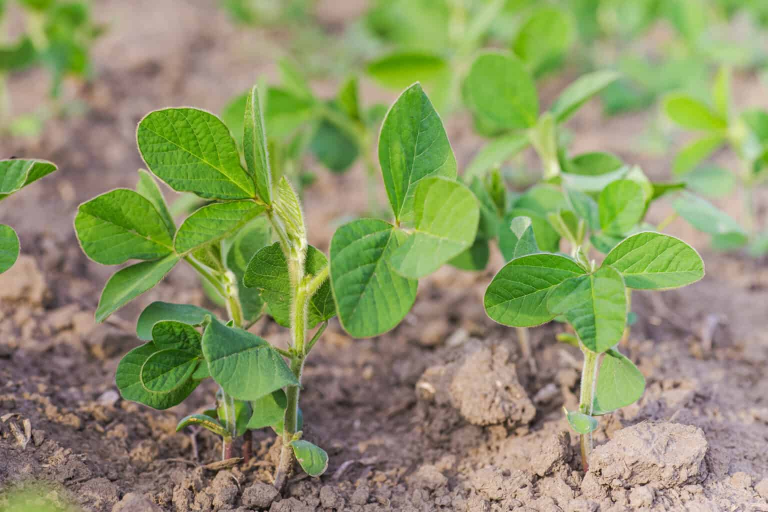
#> input picture openCV_examples/test_image/for_rec.jpg, 1536 x 1024 px (shown at 1/2 size)
$ python image_filter.py
#> lines starting #> are read from the running program, lines starting #| are printed output that depends on the picture; after the words box and inside, x2 and y2 are one past the last pixel; in counts of white or black regions, pixels touching at a corner belong together
import cv2
import numpy as np
"""
자동 객체 인식을 위한 기초 전처리
"""


# 색범위 필터링
def color_filter(img, lower, upper):
    """
    색상 필터링
    참고) 필터링할 색 범위 지정(hsv system)에 대하여
    hsv 색공간은 h -> theta(θ), s -> r, v -> z 인 원주좌표계로 생각할 수 있다.
    그러나 opencv 에서 색상(h) 범위는 0~179, 채도(s) 범위 0 ~ 255, 명암(v) 범위 0 ~ 255 이므로
    원주좌표계 상에 표현된 hsv 값을 opencv의 스케일에 맞게 변환하여야 한다.

    Args:
        img: 처리 전 이미지, 3차원 numpy ndarray 객체
        lower: hsv 색공간에서 하한선, 길이가 3인 numpy array 객체
        upper: hsv 색공간에서 상한선, 길이가 3인 numpy array 객체

    returns:
        지정 범위의 색을 제외한것을 False, 지정 범위의 색을 포함한것을 True로 하는 binary 이미지,
        2차원 numpy ndarray 객체
    """
    mask = cv2.inRange(img, lower, upper)
    result = cv2.bitwise_and(img, img, mask=mask)
    # mask_inverse = cv2.bitwise_not(mask)
    # result_inverse = cv2.bitwise_and(img_grass, img_grass, mask=mask_inverse)
    return mask

# 경계선 감지
def boundary(img):
    """
    이미지의 경계선을 감지. 블러 처리 후 Canny edge filter 사용

    Args:
        img: 경계선을 감지할 이미지, cv2 img 객체

    returns:
        경계선을 True로 하는 binary 이미지, 2차원 numpy ndarray 객체
   """
    blur = cv2.GaussianBlur(img, ksize=(3, 3), sigmaX=50)
    result = cv2.Canny(blur, 100, 200)
    return result

# 객체 탐지(레이블링)
# [94 lines left out: functions labeling, point_clustering, label_clustering, not called in this run]

def plant_boundary(image_path):
    """
    식물의 경계를 검출하는 함수

    Args:
        image_path: 분석 대상 이미지의 경로, str 객체

    returns:
        식물의 경계를 검출한 binary 이미지, 2차원 numpy ndarray
    """
#> called with image_path = './test_image/for_rec.jpg'
    image_bgr = cv2.imread(image_path)
#> image_bgr is the input picture: shape (1024, 1536, 3); mean B, G, R 104.4, 149.6, 141.2
    image_hsv = cv2.cvtColor(image_bgr, cv2.COLOR_BGR2HSV)
#> image_hsv: shape (1024, 1536, 3); mean H, S, V 46.2, 90.7, 160.2
    image_gray = cv2.cvtColor(image_bgr, cv2.COLOR_BGR2GRAY)

    # 색 범위 변수, 노랑~파랑의 범위 내에서 적절히 조정하였음
    lower1 = np.array([26, 70, 70])
    upper1 = np.array([83, 250, 250])

    # CLAHE
    # 히스토그램 균일화
    clahe = cv2.createCLAHE(clipLimit=2.0, tileGridSize=(8, 8))
    clahe_image = clahe.apply(image_gray)

    # 경계검출, 색상 검출
    boundary_canny = boundary(clahe_image)
#> in boundary, `result = cv2.Canny(blur, 100, 200)`:
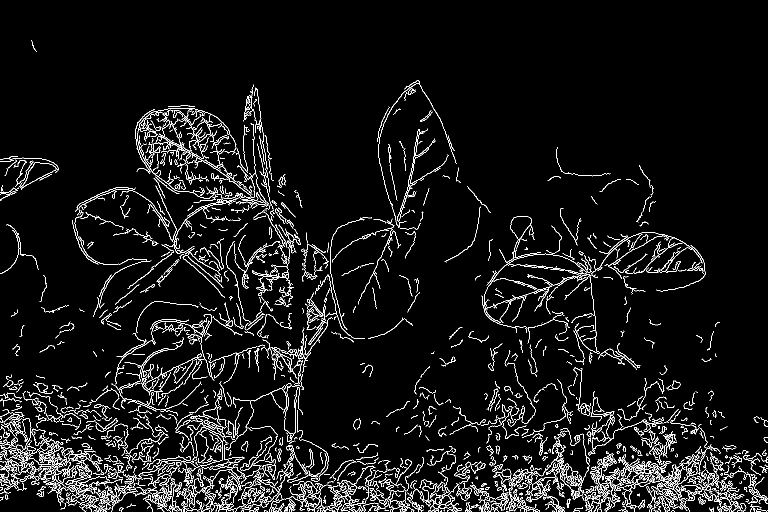
#> result: shape (1024, 1536) (shown at 1/2 size); 5.5% white in thin lines or dots
    color_mask = color_filter(image_hsv, lower1, upper1)
#> in color_filter, `mask = cv2.inRange(img, lower, upper)`:
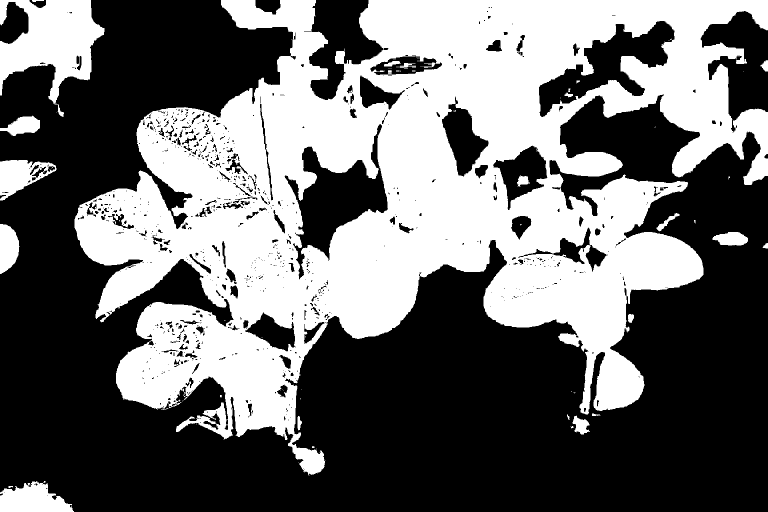
#> mask: shape (1024, 1536) (shown at 1/2 size); 42.1% white; 108 white regions (83 under 20 px), largest, box (x1, y1, x2, y2) and area: (149, 0, 1536, 951) 617181, (0, 0, 209, 234) 24631, (0, 962, 148, 1024) 6203
#> in color_filter, `result = cv2.bitwise_and(img, img, mask=mask)`: result: shape (1024, 1536, 3); mean H, S, V 18.6, 59.6, 69.3

    # 이진화된 영상에 and 연산 수행
    combined_mask = cv2.bitwise_and(boundary_canny, color_mask)
#> combined_mask: shape (1024, 1536); 2.1% white in thin lines or dots, all inside (x1, y1, x2, y2) = (0, 80, 1407, 1019)

    # 모폴로지 연산: 그래디언트
    morph_gradient = cv2.morphologyEx(combined_mask, cv2.MORPH_GRADIENT, None)
#> morph_gradient: shape (1024, 1536); 6.8% white; 192 white regions (33 under 20 px), largest, box (x1, y1, x2, y2) and area: (148, 175, 602, 656) 39107, (967, 431, 1408, 708) 15156, (238, 605, 616, 818) 14386

    return morph_gradient


def main():
    boundary_img1 = plant_boundary("./test_image/for_rec.jpg")
    boundary_img2 = plant_boundary("./test_image/se1.png")
#> call 2 of plant_boundary, with image_path = './test_image/se1.png'
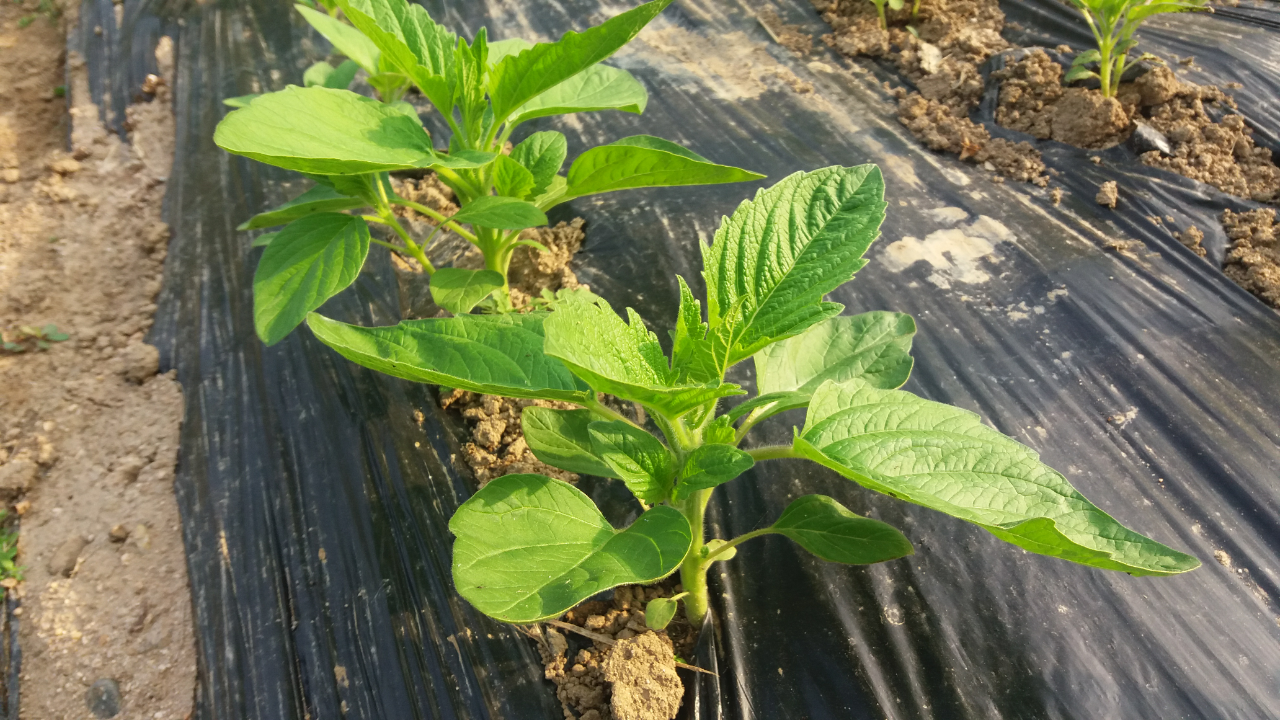
#> input picture openCV_examples/test_image/se1.png, 1280 x 720 px
#> in plant_boundary, image_bgr is the input picture: shape (720, 1280, 3); mean B, G, R 81.5, 120.9, 115.5
#> in plant_boundary (call 2), `image_hsv = cv2.cvtColor(image_bgr, cv2.COLOR_BGR2HSV)`: image_hsv: shape (720, 1280, 3); mean H, S, V 43.6, 84.9, 127.6
#> in plant_boundary (call 2), `clahe_image = clahe.apply(image_gray)`:
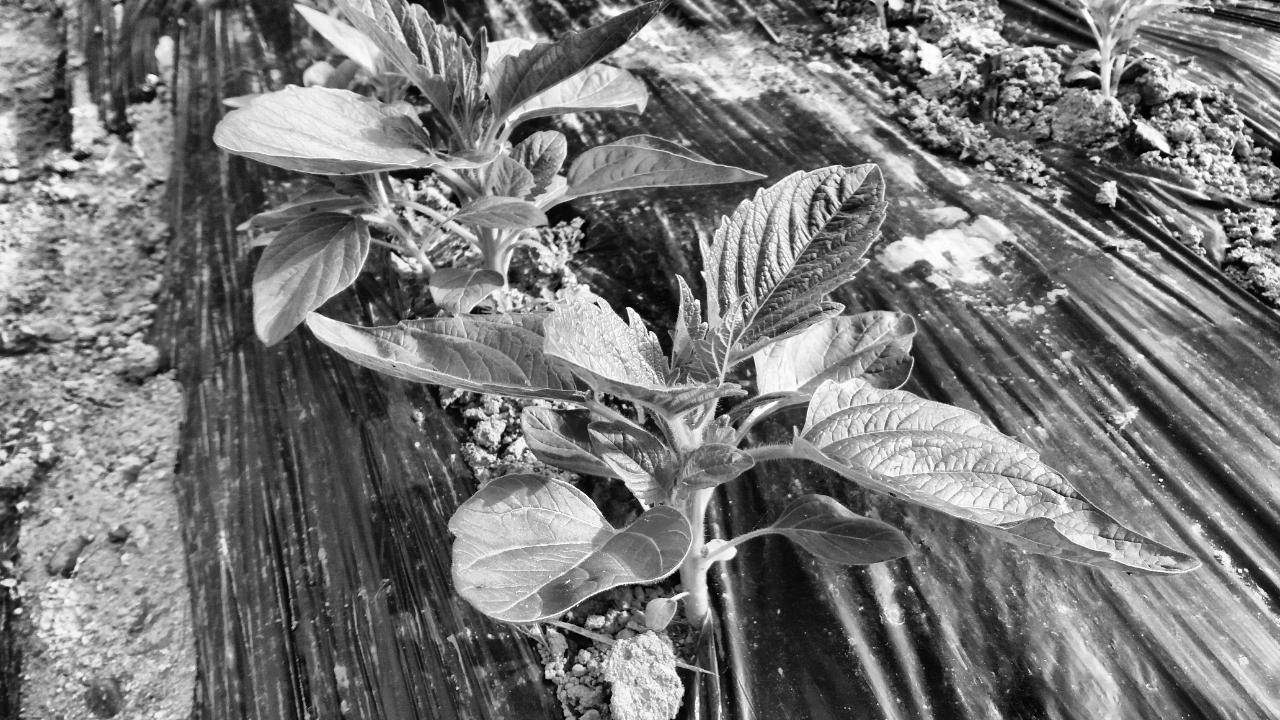
#> clahe_image: shape (720, 1280); min 1, max 255, mean 119.9
#> in boundary (call 2), `result = cv2.Canny(blur, 100, 200)`:
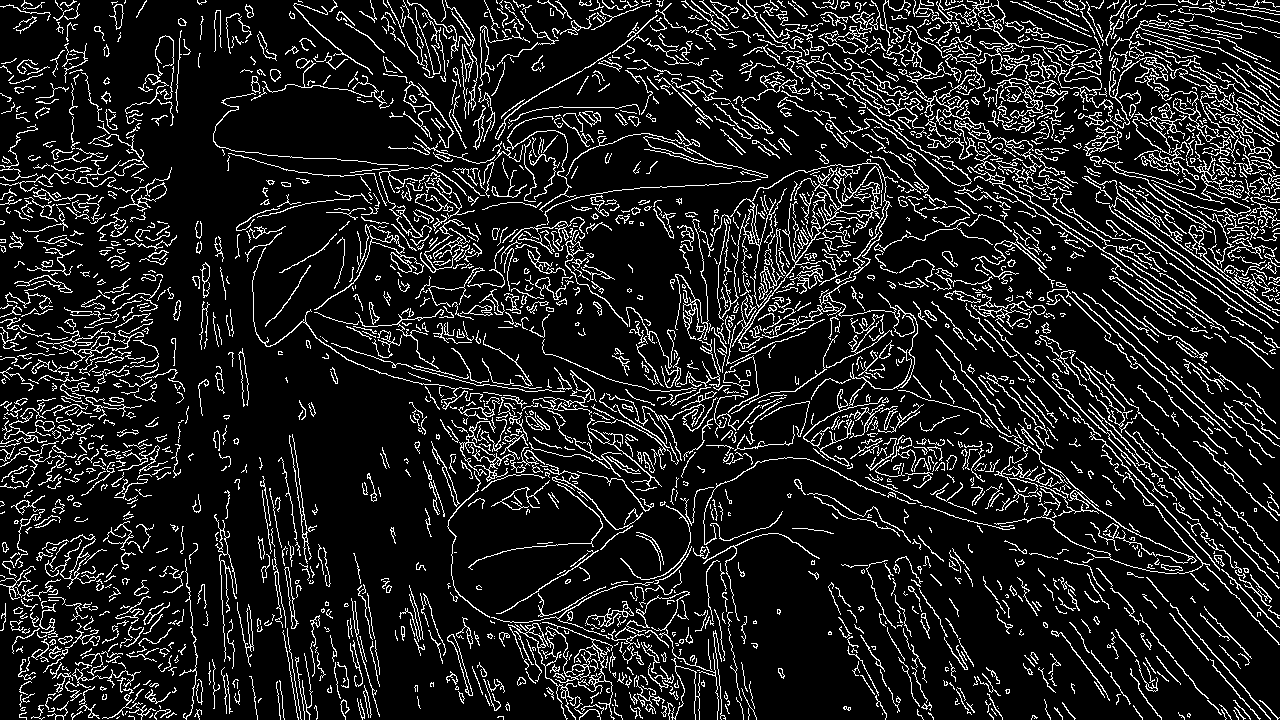
#> result: shape (720, 1280); 12.4% white in thin lines or dots
#> in color_filter (call 2), `mask = cv2.inRange(img, lower, upper)`: mask: shape (720, 1280); 25.3% white; 532 white regions (494 under 20 px), largest, box (x1, y1, x2, y2) and area: (210, 0, 1201, 630) 223391, (1064, 0, 1208, 97) 4696, (0, 527, 28, 581) 889
#> in color_filter (call 2), `result = cv2.bitwise_and(img, img, mask=mask)`: result: shape (720, 1280, 3); mean H, S, V 10.2, 40.7, 42.7
#> in plant_boundary (call 2), `combined_mask = cv2.bitwise_and(boundary_canny, color_mask)`: combined_mask: shape (720, 1280); 3.3% white in thin lines or dots
#> in plant_boundary (call 2), `morph_gradient = cv2.morphologyEx(combined_mask, cv2.MORPH_GRADIENT, N..`:
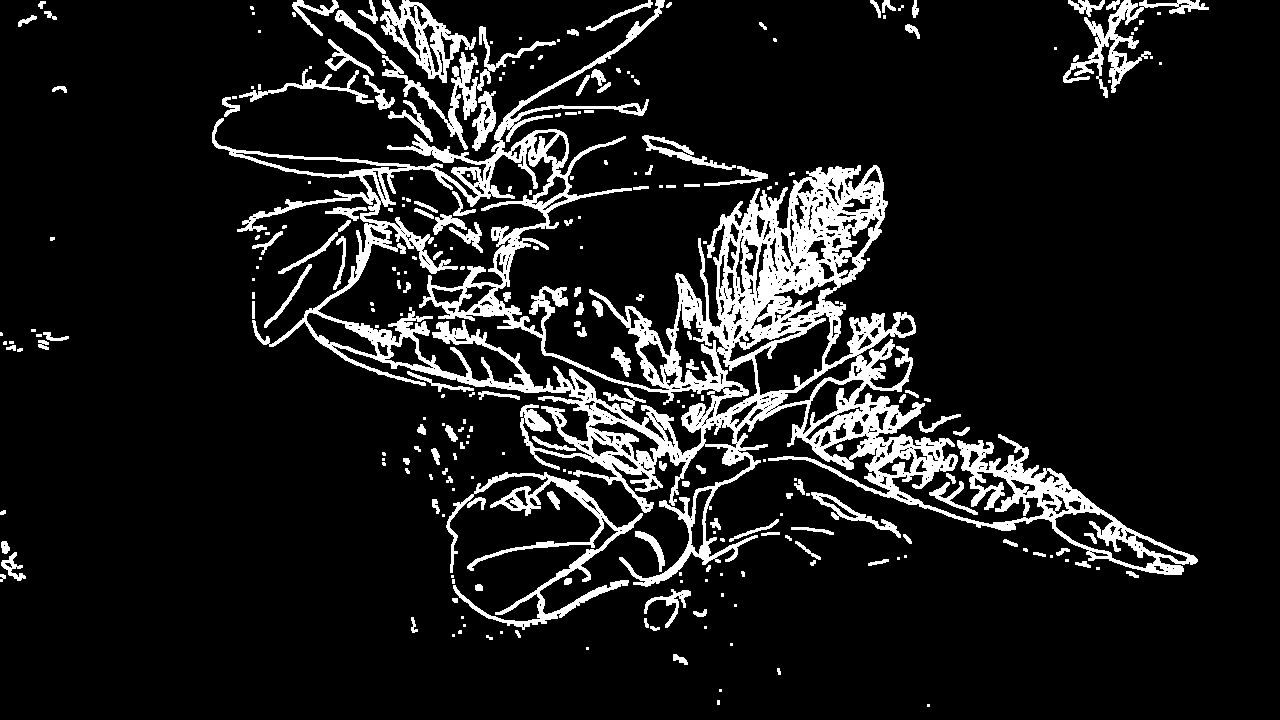
#> morph_gradient: shape (720, 1280); 11.2% white; 268 white regions (126 under 20 px), largest, box (x1, y1, x2, y2) and area: (212, 0, 1198, 587) 72477, (446, 472, 643, 630) 4908, (1063, 0, 1209, 98) 2653


    # [5 lines of commented-out code are left out]

    cv2.imshow('boundary_img1', boundary_img1)
    cv2.imshow('boundary_img2', boundary_img2)
    # [4 lines of commented-out code are left out]
    cv2.waitKey()
#> (the run stopped early here; a loop or call above may not have finished)
